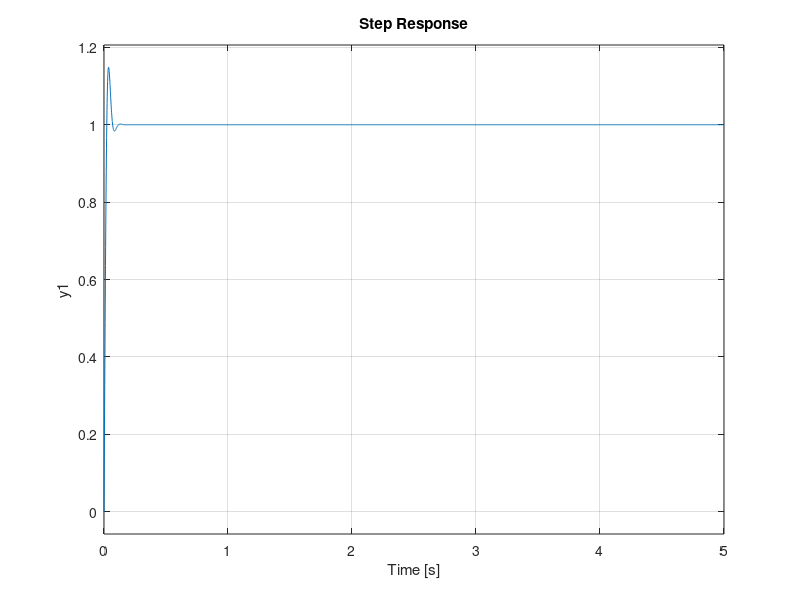
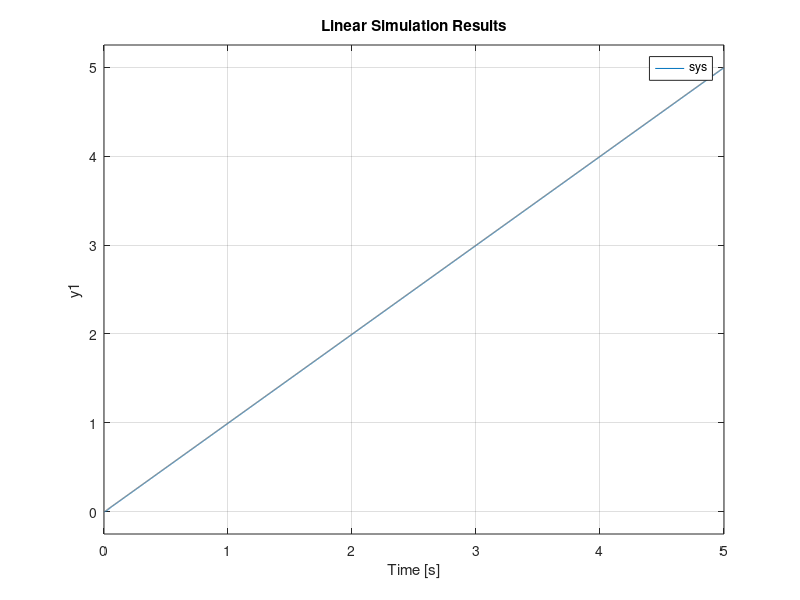
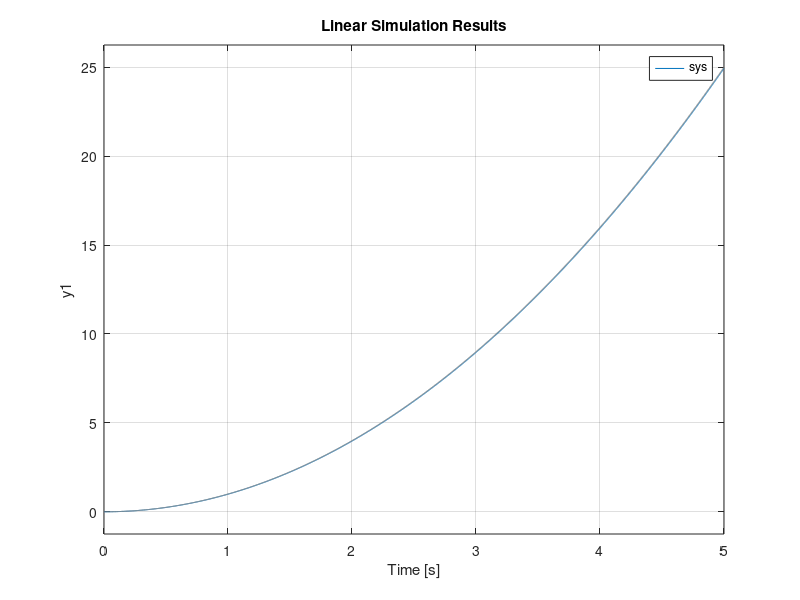

Source code (MATLAB) for these figures, in order:
clc;close all;clear all;
kp =1;
kd = 8e-3;
sys1 = tf([6561],[1 40.5 0]);
sys2 = tf([kd kp ],[1]);
sys = sys1*sys2;
t= 0:0.001:5;
sys =feedback(sys,1);
step(sys,t)
figure
ramp = t;
lsim(sys,ramp,t);
parabolic = t.^2;
figure
lsim(sys,parabolic,t);